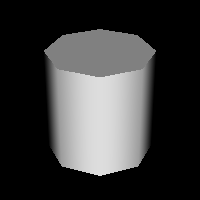

Source code (Python):
#!/usr/bin/env python
# Demonstrate vtkDataEncoder encoding a rendered cylinder image to Base64 PNG.

import vtkmodules.vtkInteractionStyle  # noqa: F401
import vtkmodules.vtkRenderingFreeType  # noqa: F401
import vtkmodules.vtkRenderingOpenGL2  # noqa: F401

from vtkmodules.vtkFiltersSources import vtkCylinderSource
from vtkmodules.vtkRenderingCore import (
    vtkActor,
    vtkPolyDataMapper,
    vtkRenderWindow,
    vtkRenderWindowInteractor,
    vtkRenderer,
)

# Cylinder source.
cylinder = vtkCylinderSource()
cylinder.SetResolution(8)

# Mapper.
mapper = vtkPolyDataMapper()
mapper.SetInputConnection(cylinder.GetOutputPort())

# Actor.
actor = vtkActor()
actor.SetMapper(mapper)
actor.RotateX(30.0)
actor.RotateY(-45.0)

# Rendering pipeline.
renderer = vtkRenderer()
renderer.AddActor(actor)

render_window = vtkRenderWindow()
render_window.AddRenderer(renderer)
render_window.SetWindowName("data encoder")
render_window.SetMultiSamples(0)
render_window.SetSize(200, 200)

interactor = vtkRenderWindowInteractor()
interactor.SetRenderWindow(render_window)

# Scene
renderer.ResetCamera()
renderer.GetActiveCamera().Zoom(1.5)

interactor.Initialize()
interactor.Start()
